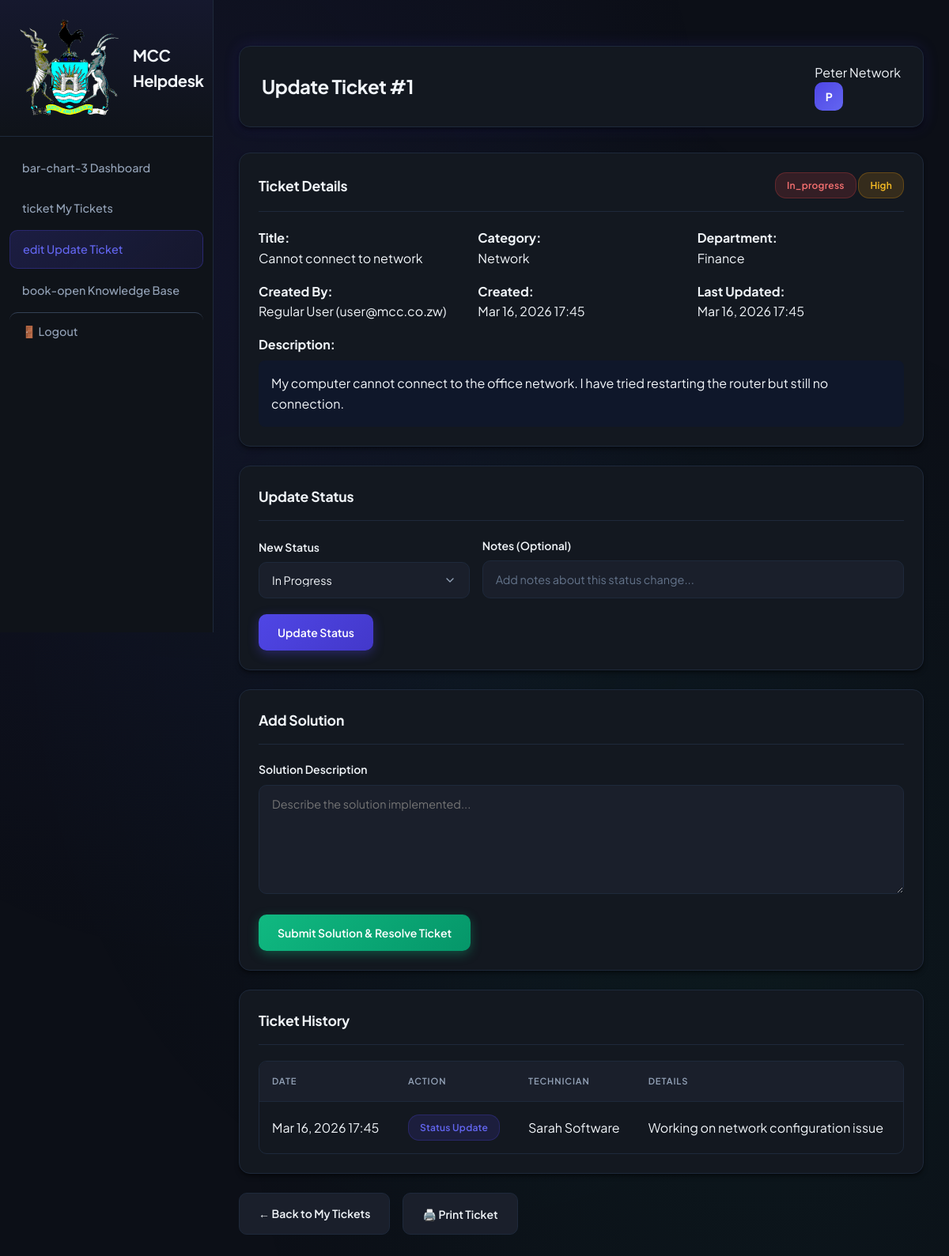
Page /technician/update_ticket.php?id=1 (signed in) on the committed database.
### tables this page shows
CREATE TABLE tickets (
    id INT AUTO_INCREMENT PRIMARY KEY,
    title VARCHAR(200) NOT NULL,
    description TEXT NOT NULL,
    department VARCHAR(100) NOT NULL,
    category ENUM('network', 'hardware', 'software', 'login') NOT NULL,
    priority ENUM('high', 'medium', 'low') NOT NULL,
    status ENUM('open', 'in_progress', 'resolved', 'closed') DEFAULT 'open',
    created_by INT NOT NULL,
    assigned_to INT NULL,
    created_at TIMESTAMP DEFAULT CURRENT_TIMESTAMP,
    updated_at TIMESTAMP DEFAULT CURRENT_TIMESTAMP ON UPDATE CURRENT_TIMESTAMP,
    FOREIGN KEY (created_by) REFERENCES users(id),
    FOREIGN KEY (assigned_to) REFERENCES technicians(id)
);

CREATE TABLE users (
    id INT AUTO_INCREMENT PRIMARY KEY,
    name VARCHAR(100) NOT NULL,
    email VARCHAR(100) UNIQUE NOT NULL,
    password VARCHAR(255) NOT NULL,
    role ENUM('admin', 'technician', 'user') NOT NULL,
    department VARCHAR(100) NOT NULL,
    created_at TIMESTAMP DEFAULT CURRENT_TIMESTAMP,
    updated_at TIMESTAMP DEFAULT CURRENT_TIMESTAMP ON UPDATE CURRENT_TIMESTAMP
);

CREATE TABLE ticket_assignments (
    id INT AUTO_INCREMENT PRIMARY KEY,
    ticket_id INT NOT NULL,
    technician_id INT NOT NULL,
    assigned_at TIMESTAMP DEFAULT CURRENT_TIMESTAMP,
    status ENUM('active', 'completed', 'cancelled') DEFAULT 'active',
    notes TEXT,
    FOREIGN KEY (ticket_id) REFERENCES tickets(id) ON DELETE CASCADE,
    FOREIGN KEY (technician_id) REFERENCES technicians(id) ON DELETE CASCADE
);

CREATE TABLE technicians (
    id INT AUTO_INCREMENT PRIMARY KEY,
    user_id INT UNIQUE,
    name VARCHAR(100) NOT NULL,
    specialization ENUM('network', 'hardware', 'software', 'general') NOT NULL,
    current_workload INT DEFAULT 0,
    status ENUM('available', 'busy', 'offline') DEFAULT 'available',
    phone VARCHAR(20),
    email VARCHAR(100),
    created_at TIMESTAMP DEFAULT CURRENT_TIMESTAMP,
    FOREIGN KEY (user_id) REFERENCES users(id) ON DELETE SET NULL
);

### technician/update_ticket.php (the view, shortened to what this page needs)
<?php
require_once '../config/auth_helper.php';
$database = new Database();
$conn = $database->getConnection();
$technician_query = "SELECT * FROM technicians WHERE name = '" . $conn->real_escape_string($_SESSION['user_name']) . "'";
$technician = $conn->query($technician_query)->fetch_assoc();
$ticket = null;
$ticket_id = isset($_GET['id']) ? (int)$_GET['id'] : 0;
if ($ticket_id > 0) {
    $ticket_query = "SELECT t.*, u.name as created_by_name, u.email as created_by_email
                    FROM tickets t
                    LEFT JOIN users u ON t.created_by = u.id
                    WHERE t.id = $ticket_id AND t.assigned_to = " . $technician['id'];
    $ticket = $conn->query($ticket_query)->fetch_assoc();
}
$assignments_query = "SELECT ta.*, tech.name as technician_name
                     FROM ticket_assignments ta
                     LEFT JOIN technicians tech ON ta.technician_id = tech.id
                     WHERE ta.ticket_id = $ticket_id
                     ORDER BY ta.assigned_at DESC";
$assignments = $conn->query($assignments_query);
?>
<!DOCTYPE html>
<html lang="en">
<head>
    <link rel="stylesheet" href="../assets/css/style.css">
</head>
<body>
    <button class="mobile-menu-toggle">☰</button>
    <div class="sidebar">
        <div class="sidebar-header">
            <div class="logo">
                <img src="../assets/images/mutarelogo.png" alt="MCC Logo">
                <div class="logo-text">MCC Helpdesk</div>
            </div>
        </div>
        <nav class="nav-menu">
            <?php $menu = getNavigationMenu('technician'); ?>
            <?php foreach ($menu as $item): ?>
                <a href="<?php echo $item['url']; ?>" class="nav-item <?php echo basename($_SERVER['PHP_SELF']) == basename($item['url']) ? 'active' : ''; ?>">
                    <?php echo $item['icon']; ?> <?php echo $item['title']; ?>
                </a>
            <?php endforeach; ?>
            <a href="../auth/logout.php" class="nav-item" style="margin-top: auto; border-top: 1px solid #334155;">
                🚪 Logout
            </a>
        </nav>
    </div>
    <div class="main-content">
        <div class="header">
            <div class="header-title">Update Ticket #<?php echo $ticket ? $ticket['id'] : ''; ?></div>
            <div class="user-info">
                <span><?php echo htmlspecialchars($_SESSION['user_name']); ?></span>
                <div class="user-avatar"><?php echo strtoupper(substr($_SESSION['user_name'], 0, 1)); ?></div>
            </div>
        </div>
        <?php if ($ticket): ?>
            <div class="card">
                <div class="card-header">
                    <h3 class="card-title">Ticket Details</h3>
                    <div>
                        <?php echo getStatusBadge($ticket['status']); ?>
                        <?php echo getPriorityBadge($ticket['priority']); ?>
                    </div>
                </div>
                <div style="display: grid; grid-template-columns: repeat(auto-fit, minmax(250px, 1fr)); gap: 1rem;">
                    <div>
                        <strong>Title:</strong><br>
                        <?php echo htmlspecialchars($ticket['title']); ?>
                    </div>
                    <div>
                        <strong>Category:</strong><br>
                        <?php echo ucfirst($ticket['category']); ?>
                    </div>
                    <div>
                        <strong>Department:</strong><br>
                        <?php echo htmlspecialchars($ticket['department']); ?>
                    </div>
                    <div>
                        <strong>Created By:</strong><br>
                        <?php echo htmlspecialchars($ticket['created_by_name']); ?> (<?php echo htmlspecialchars($ticket['created_by_email']); ?>)
                    </div>
                    <div>
                        <strong>Created:</strong><br>
                        <?php echo formatDate($ticket['created_at']); ?>
                    </div>
                    <div>
                        <strong>Last Updated:</strong><br>
                        <?php echo formatDate($ticket['updated_at']); ?>
                    </div>
                </div>
                <div style="margin-top: 1rem;">
                    <strong>Description:</strong><br>
                    <div style="background: #0f172a; padding: 1rem; border-radius: 8px; margin-top: 0.5rem;">
                        <?php echo nl2br(htmlspecialchars($ticket['description'])); ?>
                    </div>
                </div>
            </div>
            <?php if ($ticket['status'] != 'resolved'): ?>
            <div class="card" style="margin-top: 1.5rem;">
                <div class="card-header">
                    <h3 class="card-title">Update Status</h3>
                </div>
                <form method="POST" action="">
                    <div style="display: grid; grid-template-columns: 1fr 2fr; gap: 1rem; align-items: end;">
                        <div class="form-group">
                            <label for="new_status" class="form-label">New Status</label>
                            <select id="new_status" name="new_status" class="form-select" required>
                                <option value="in_progress" <?php echo $ticket['status'] == 'in_progress' ? 'selected' : ''; ?>>In Progress</option>
                            </select>
                        </div>
                        <div class="form-group">
                            <label for="notes" class="form-label">Notes (Optional)</label>
                            <input type="text" id="notes" name="notes" class="form-input" placeholder="Add notes about this status change...">
                        </div>
                    </div>
                    <button type="submit" class="btn btn-primary">Update Status</button>
                </form>
            </div>
            <?php endif; ?>
            <?php if ($ticket['status'] != 'resolved'): ?>
            <div class="card" style="margin-top: 1.5rem;">
                <div class="card-header">
                    <h3 class="card-title">Add Solution</h3>
                </div>
                <form method="POST" action="" id="solutionForm">
                    <div class="form-group">
                        <label for="solution" class="form-label">Solution Description</label>
                        <textarea id="solution" name="solution" class="form-textarea" rows="6" placeholder="Describe the solution implemented..." required></textarea>
                    </div>
                    <button type="submit" class="btn btn-success">Submit Solution & Resolve Ticket</button>
                </form>
            </div>
            <?php endif; ?>
            <div class="card" style="margin-top: 1.5rem;">
                <div class="card-header">
                    <h3 class="card-title">Ticket History</h3>
                </div>
                <div class="table-container">
                    <table class="table">
                        <thead>
                            <tr>
                                <th>Date</th>
                                <th>Action</th>
                                <th>Technician</th>
                                <th>Details</th>
                            </tr>
                        </thead>
                        <tbody>
                            <?php if ($assignments && $assignments->num_rows > 0): ?>
                                <?php while ($assignment = $assignments->fetch_assoc()): ?>
                                    <tr>
                                        <td><?php echo formatDate($assignment['assigned_at']); ?></td>
                                        <td><span class="badge badge-in-progress">Status Update</span></td>
                                        <td><?php echo htmlspecialchars($assignment['technician_name']); ?></td>
                                        <td>
                                            <?php if ($assignment['notes']): ?>
                                                <?php echo htmlspecialchars($assignment['notes']); ?>
                                            <?php else: ?>
                                                Status updated
                                            <?php endif; ?>
                                        </td>
                                    </tr>
                                <?php endwhile; ?>
                            <?php endif; ?>
                        </tbody>
                    </table>
                </div>
            </div>
            <div style="margin-top: 1.5rem; display: flex; gap: 1rem;">
                <a href="my_tickets.php" class="btn btn-secondary">← Back to My Tickets</a>
                <button onclick="window.print()" class="btn btn-secondary">🖨️ Print Ticket</button>
            </div>
        <?php endif; ?>
    </div>
</body>
</html>

### config/auth_helper.php (shortened to what this page needs)
<?php
function getStatusBadge($status) {
    $badges = [
        'open' => '<span class="badge badge-open">Open</span>',
        'in_progress' => '<span class="badge badge-in-progress">In Progress</span>',
        'resolved' => '<span class="badge badge-resolved">Resolved</span>',
        'closed' => '<span class="badge badge-resolved">Closed</span>',
        'available' => '<span class="badge badge-resolved">Available</span>',
        'busy' => '<span class="badge badge-in-progress">Busy</span>',
        'offline' => '<span class="badge badge-open">Offline</span>'
    ];
    return isset($badges[$status]) ? $badges[$status] : '<span class="badge badge-open">' . ucfirst($status) . '</span>';
}
function getPriorityBadge($priority) {
    $badges = [
        'high' => '<span class="badge badge-high">High</span>',
        'medium' => '<span class="badge badge-medium">Medium</span>',
        'low' => '<span class="badge badge-low">Low</span>'
    ];
    return isset($badges[$priority]) ? $badges[$priority] : '<span class="badge badge-medium">' . ucfirst($priority) . '</span>';
}
function formatDate($date) {
    $timestamp = strtotime($date);
    return date('M j, Y H:i', $timestamp);
}
function getNavigationMenu($role) {
    $menus = [
        'admin' => [
            ['title' => 'Dashboard', 'url' => 'admin/dashboard.php', 'icon' => 'bar-chart-3'],
            ['title' => 'Manage Users', 'url' => 'admin/manage_users.php', 'icon' => 'users'],
            ['title' => 'Manage Technicians', 'url' => 'admin/manage_technicians.php', 'icon' => 'wrench'],
            ['title' => 'All Tickets', 'url' => 'admin/all_tickets.php', 'icon' => 'ticket'],
            ['title' => 'Reports', 'url' => 'admin/reports.php', 'icon' => 'trending-up'],
            ['title' => 'Knowledge Base', 'url' => 'system/knowledge_base.php', 'icon' => 'book-open']
        ],
        'technician' => [
            ['title' => 'Dashboard', 'url' => 'technician/dashboard.php', 'icon' => 'bar-chart-3'],
            ['title' => 'My Tickets', 'url' => 'technician/my_tickets.php', 'icon' => 'ticket'],
            ['title' => 'Update Ticket', 'url' => 'technician/update_ticket.php', 'icon' => 'edit'],
            ['title' => 'Knowledge Base', 'url' => 'system/knowledge_base.php', 'icon' => 'book-open']
        ],
        'user' => [
            ['title' => 'Submit Ticket', 'url' => 'user/submit_ticket.php', 'icon' => 'plus'],
            ['title' => 'My Requests', 'url' => 'user/my_requests.php', 'icon' => 'clipboard-list'],
            ['title' => 'Knowledge Base', 'url' => 'system/knowledge_base.php', 'icon' => 'book-open']
        ]
    ];
    return isset($menus[$role]) ? $menus[$role] : [];
}
?>

### rows in the picture
tickets: id "1", status "In_progress", priority "High", title "Cannot connect to network", category "Network", department "Finance", created_by.name "Regular User", created_by.email "user@mcc.co.zw", created_at "Mar 16, 2026 17:45", updated_at "Mar 16, 2026 17:45", description "My computer cannot connect to the office network. I have tried restarting the router but still no connection.", new_status "In Progress"
ticket_assignments: assigned_at "Mar 16, 2026 17:45", technician.name "Sarah Software", notes "Working on network configuration issue"

### other values in the picture
$item['icon'] "bar-chart-3"
$item['title'] "Dashboard"
$item['icon'] "ticket"
$item['title'] "My Tickets"
$item['icon'] "edit"
$item['title'] "Update Ticket"
$item['icon'] "book-open"
$item['title'] "Knowledge Base"
$_SESSION['user_name'] "Peter Network"
substr($_SESSION['user_name'], 0, 1) "P"
